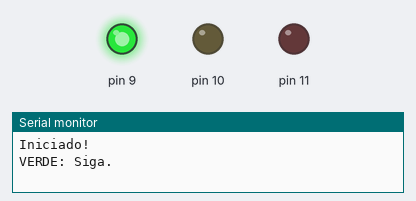
Recording of a sketch running on a simulated Arduino Uno, built with avr-gcc and run on an emulated ATmega328P. Parts: output pins drawn as LEDs (lit = HIGH), the last lines printed to the serial monitor.

Above: at 3.0 s.
At 7.0 s:
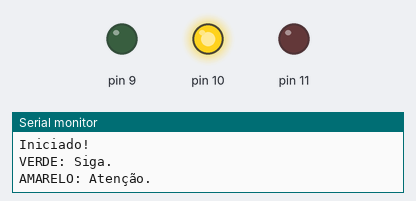
At 11.0 s:
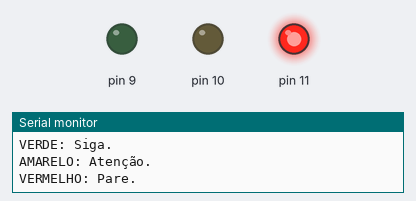
Timing chart, 0 to 18.2 s (numbered marks = the images above):
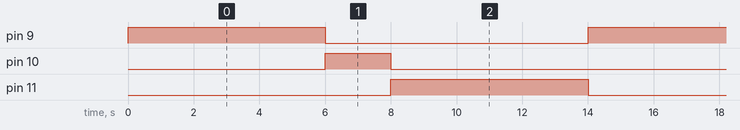

Measured:
- by itself, pin 9, pin 11: alternates HIGH for 6.0 s and LOW for 8.0 s
- by itself, pin 10: alternates HIGH for 2.0 s and LOW for 12.0 s
- by itself, everything shown: repeats every 14.0 s, in 3 steps

The sketch:

sketch.ino
```cpp
#include "Led.h"

Led vermelho(11);
Led amarelo(10);
Led verde(9);

void setup() {
  Serial.begin(9600);
  Serial.println("Iniciado!");
}

void loop() {
  Serial.println("VERDE: Siga.");
  verde.ligar();
  vermelho.desligar();
  amarelo.desligar();
  delay(6000);

  Serial.println("AMARELO: Atenção.");
  verde.desligar();
  amarelo.ligar();
  delay(2000);


  Serial.println("VERMELHO: Pare.");
  amarelo.desligar();
  vermelho.ligar();
  delay(6000);
}
```

Led.h
```cpp
#ifndef LED_H
#define LED_H

#include <Arduino.h>

class Led {
private:
  int pino;

public:
  Led(int pinoLed) {
    pino = pinoLed;
    pinMode(pino, OUTPUT);
    digitalWrite(pino, LOW);
  }

  void ligar() {
    digitalWrite(pino, HIGH);
  }

  void desligar() {
    digitalWrite(pino, LOW);
  }
};

#endif
```
